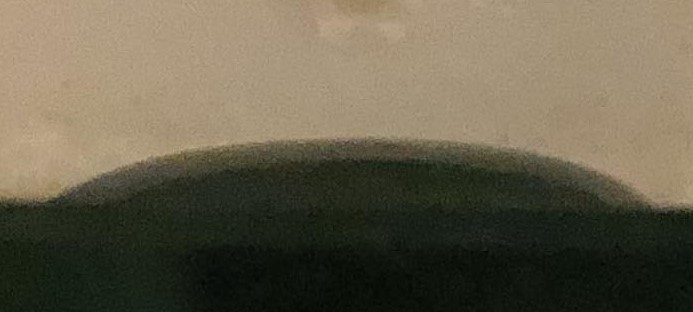
#> input picture test_image2.jpg, 693 x 312 px
$ python -i image_processor.py   (imports and definitions only)
#> lines starting #> are read from the running program, lines starting #| are printed output that depends on the picture
import cv2
from tkinter import IntVar, DoubleVar
import numpy as np
import pickle

class ImageProcessor:
    def __init__(self, image):
        # Images
        self.image = image
        image_height, image_width, image_channels = self.image.shape

        # Attributes
        self.blurred = None
        self.gray_binary_img = None
        self.hsv = None
        self.mask = None
        self.edges = None
        self.contours = None
        self.contour_img = None

        # Parameters for Gaussian Blur
        self.gaussian_blur_ksize = IntVar(value=3)
        self.gaussian_blur_sigmaX = IntVar(value=0)

        # Parameters for Gray to Binary ( Threshold)
        self.gray_threshold1 = IntVar(value=0)
        self.gray_threshold2 = IntVar(value=255)

        # Parameters for inRange (HSV Thresholding)
        self.lower_h = IntVar(value=0)
        self.lower_s = IntVar(value=0)
        self.lower_v = IntVar(value=0)
        self.upper_h = IntVar(value=180)
        self.upper_s = IntVar(value=255)
        self.upper_v = IntVar(value=255)

        # Parameters for Canny Edge Detection
        self.canny_threshold1 = IntVar(value=50)
        self.canny_threshold2 = IntVar(value=150)

        # Parameter for Contour Filtering
        self.contour_area = DoubleVar()
        self.min_contour_area = IntVar(value=0)
        self.max_contour_area = IntVar(value=(image_height * image_width))


    # Processing Image
    def apply_gaussian_blur(self):
        self.blurred = cv2.GaussianBlur(self.image, (self.gaussian_blur_ksize.get(), self.gaussian_blur_ksize.get()), self.gaussian_blur_sigmaX.get())

    def convert_to_gray(self):
        self.gray = cv2.cvtColor(self.image, cv2.COLOR_BGR2GRAY)

    def convert_to_hsv(self):
        self.hsv = cv2.cvtColor(self.blurred, cv2.COLOR_BGR2HSV)

    # [4 lines left out: function apply_inrange_threshold, not called in this run]

    def apply_gray_threshold(self):
        ret, binary_im = cv2.threshold(self.blurred, self.gray_threshold1.get(), self.gray_threshold2.get(), cv2.THRESH_BINARY)
        self.gray_binary_img = binary_im

    def apply_canny_edge_detection(self):
        self.edges = cv2.Canny(self.mask, self.canny_threshold1.get(), self.canny_threshold2.get())

    # [5 lines left out: function find_and_filter_contours, not called in this run]

    def draw_contours(self):
        self.contour_img = self.image.copy()
        cv2.drawContours(self.contour_img, self.contours, -1, (0, 255, 0), 1)

    # [65 lines left out: functions get_information_of_contours, fit_ellipse_and_draw_it, not called in this run]


    def process_image(self):
        self.convert_to_gray()
        self.apply_gaussian_blur()
        # self.apply_gray_threshold()
        self.convert_to_hsv()
        self.apply_inrange_threshold()
        self.apply_canny_edge_detection()
        self.find_and_filter_contours()
        self.draw_contours()
        # self.get_information_of_contours()
        self.fit_ellipse_and_draw_it()
        return self.contour_img

>>> import cv2
>>> picture = cv2.imread('test_image2.jpg')
#> picture is the input picture: shape (312, 693, 3); mean B, G, R 75.7, 95.4, 103
>>> result = ImageProcessor(picture).process_image()
#> in convert_to_gray, `self.gray = cv2.cvtColor(self.image, cv2.COLOR_BGR2GRAY)`:
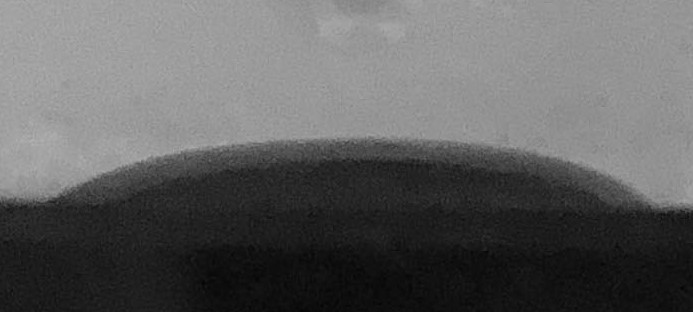
#> self.gray: shape (312, 693); min 4, max 178, mean 95.4
#> (the run stopped early here; a loop or call above may not have finished)

$ run again, on test_image3.jpg
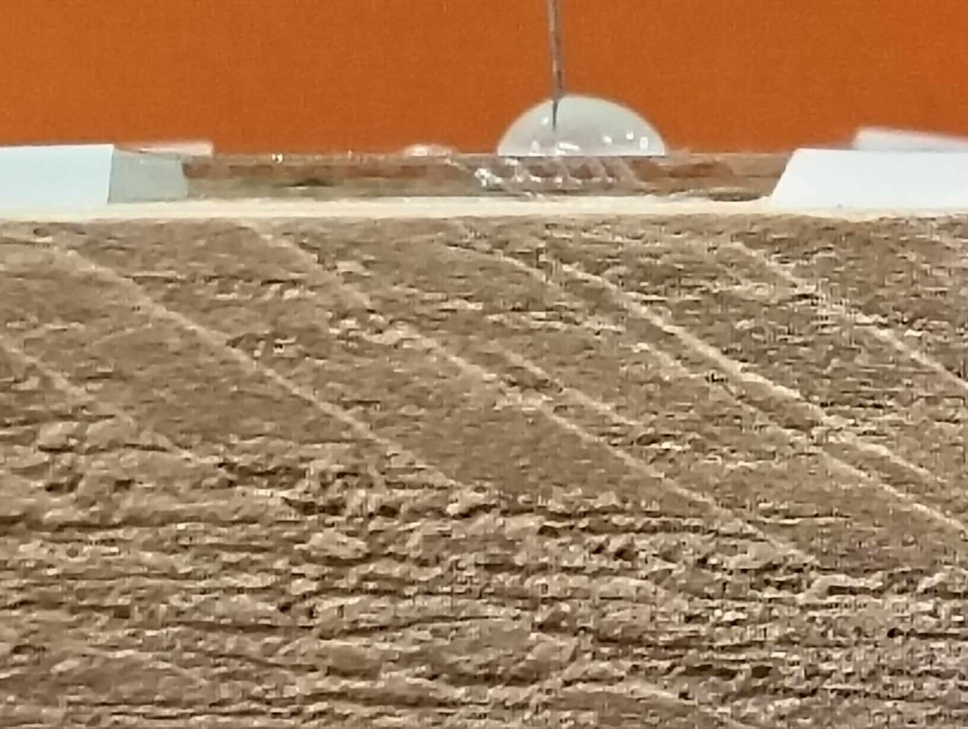
#> input picture test_image3.jpg, 968 x 729 px, shrunk from 2040 x 1536 before the run
#> picture is the input picture: shape (729, 968, 3); mean B, G, R 95.8, 129.5, 163.8
#> in convert_to_gray, `self.gray = cv2.cvtColor(self.image, cv2.COLOR_BGR2GRAY)`:
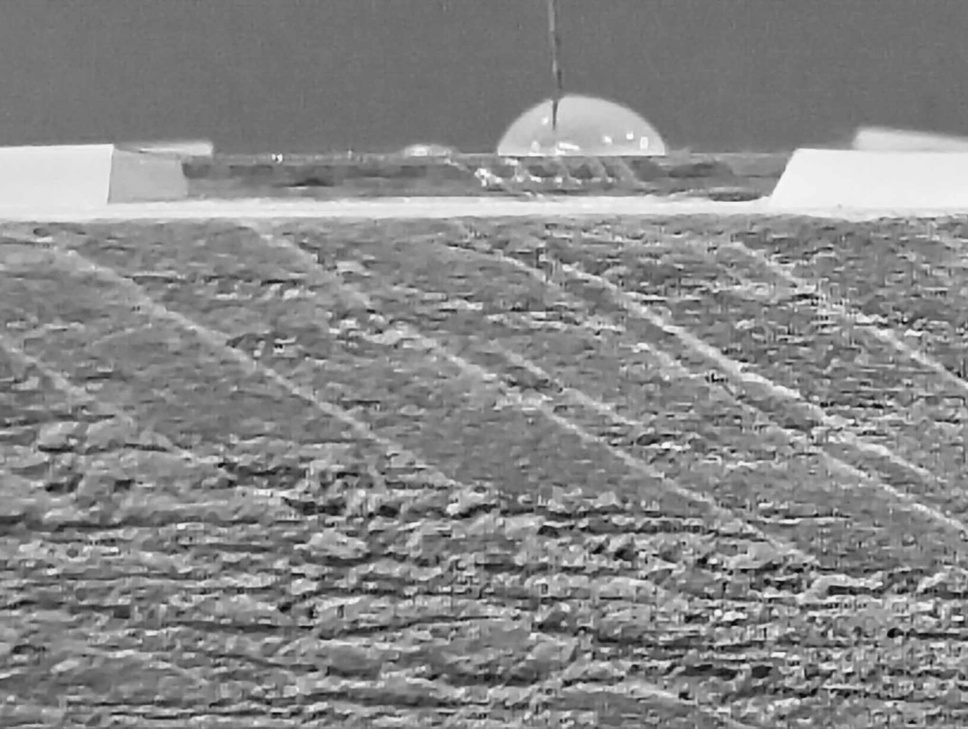
#> self.gray: shape (729, 968); min 6, max 254, mean 135.8

$ run again, on test_image4.jpg
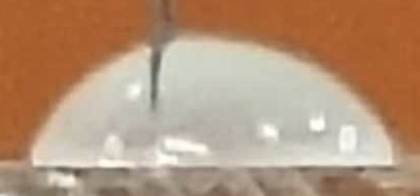
#> input picture test_image4.jpg, 420 x 196 px
#> picture is the input picture: shape (196, 420, 3); mean B, G, R 122, 148.8, 181.4
#> in convert_to_gray, `self.gray = cv2.cvtColor(self.image, cv2.COLOR_BGR2GRAY)`:
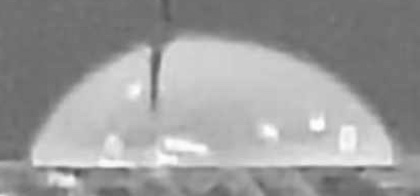
#> self.gray: shape (196, 420); min 81, max 254, mean 155.5
